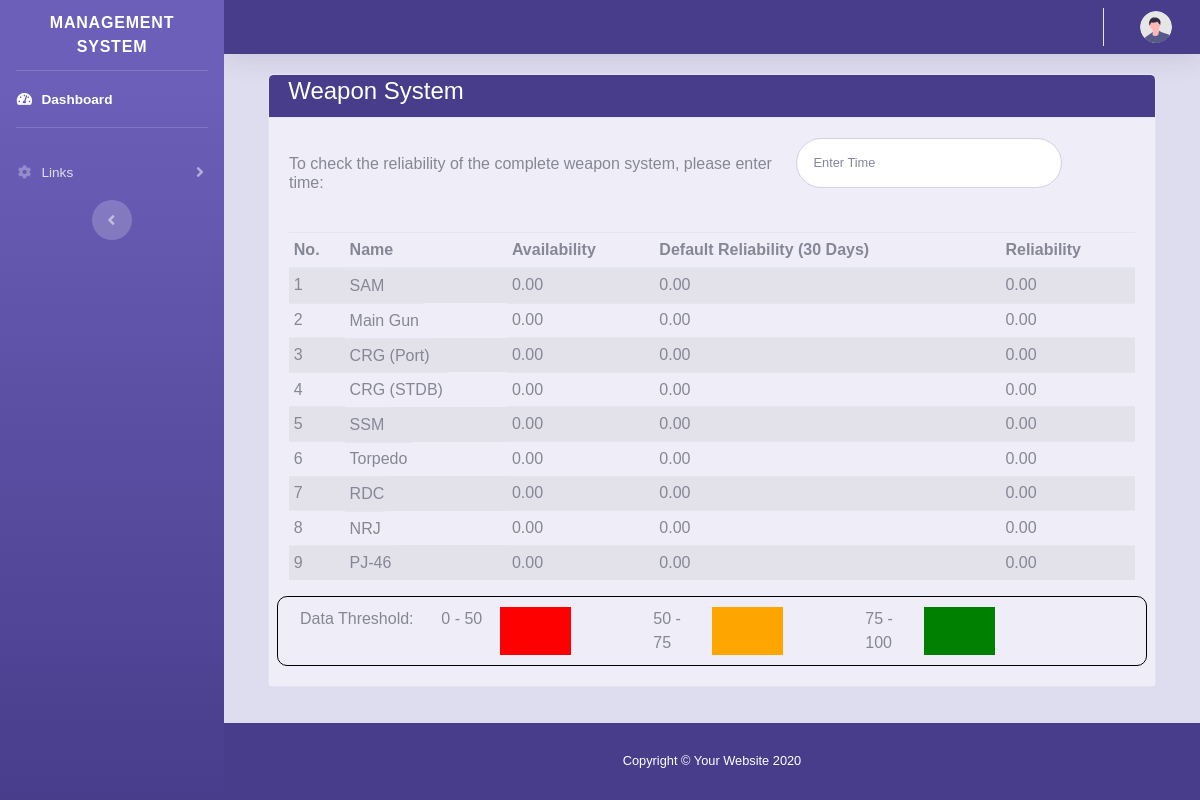
The page /WEO on the database as committed earlier.
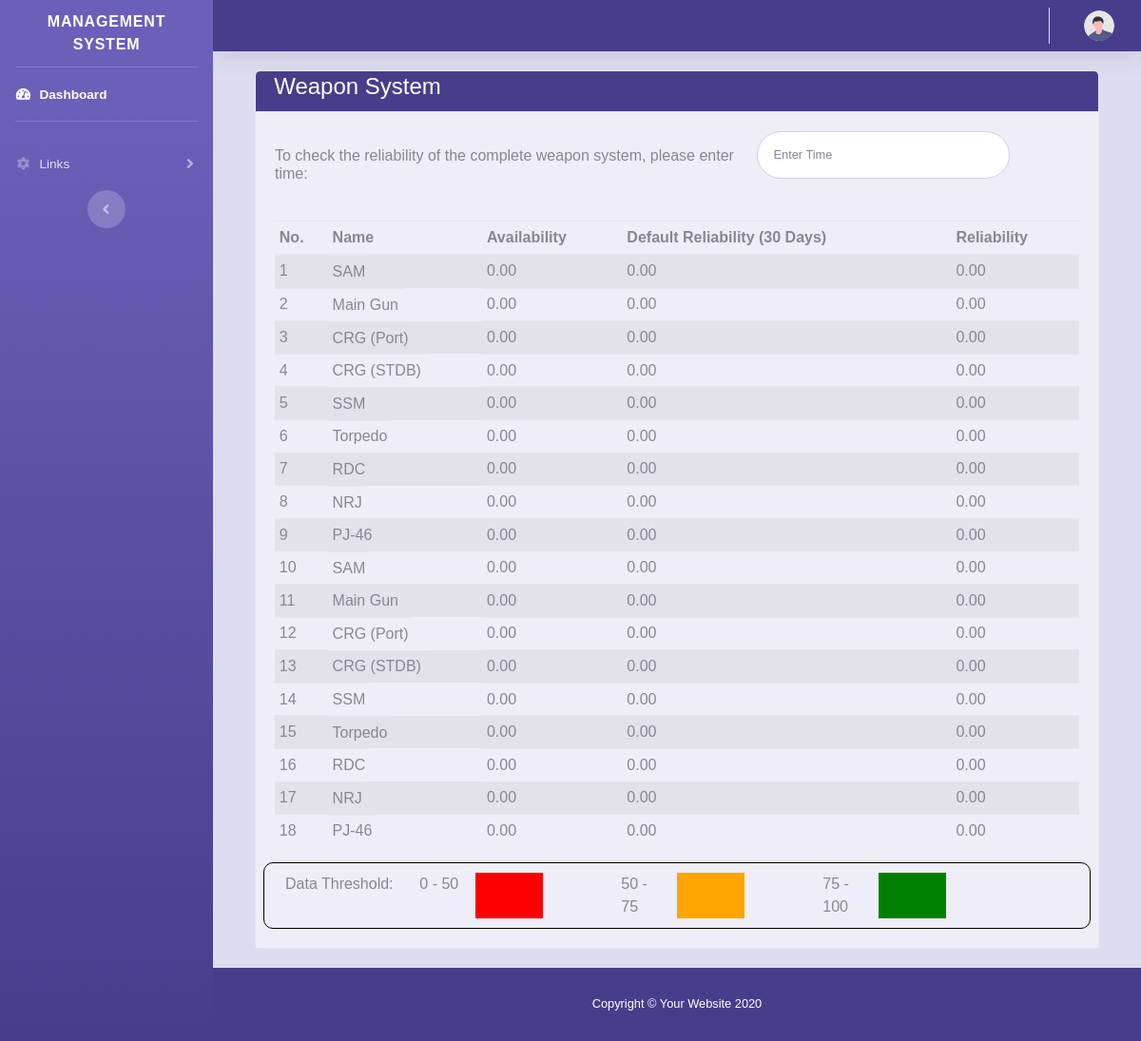
The same page on the database as committed later.
### tables this page shows
CREATE TABLE `controller_data` (
  `ID` bigint(20) NOT NULL,
  `Controller_type` varchar(30) NOT NULL,
  `Controller_Name` varchar(30) NOT NULL,
  `Controller_Code` varchar(30),
  `Ship_ID` bigint(20),
  `ESWB` varchar(30) NOT NULL,
  `Includes` varchar(50) DEFAULT NULL,
  `Not_Includes` varchar(50) DEFAULT NULL,
  `Associated_Equipment` varchar(50) DEFAULT NULL,
  `MTBF` decimal(8,2) DEFAULT NULL,
  `MTTR` decimal(8,2) DEFAULT NULL,
  `Availability` decimal(8,2) DEFAULT NULL,
  `Reliability` decimal(8,2) DEFAULT NULL,
  `Default_Reliability` decimal(8,2) DEFAULT 0.00,
  `Comission_date` date DEFAULT NULL,
  `Total_Equipped` int
);

### application/controllers/WEO.php (called while the page is built, shortened)
<?php if (!defined('BASEPATH')) exit('No direct script access allowed');
class WEO extends CI_Controller
{
    public function index($weapon = NULL)
    {
        $data['controller_data'] = $this->db->where('Controller_type', 'Weapon')->get('controller_data')->result_array();
        $this->load->view('weo/weo', $data);
    }
}

### index.php (called while the page is built, shortened)
<?php
require_once BASEPATH.'core/CodeIgniter.php';

### application/views/weo/weo.php (the view, shortened to what this page needs)
<div class="container">
    <div class="card-body">
        <div class="row">
            <div class="col-lg-12">
                <div class="card">
                    <div class="card-header bg-custom1 ">
                        <h1 class="h4 text-white">Weapon System</h1>
                    </div>
                    <div class="card-body bg-custom3">
                        <form class="user" role="form" id="update_form" method="post" action="">
                            <div class="form-group row ">
                                <div class="col-sm-7 my-3">
                                    <h6>To check the reliability of the complete weapon system, please enter time:</h6>
                                </div>
                                <div class="col-sm-4 mb-1">
                                    <input type="text" class="form-control form-control-user" name="time" id="system_time" placeholder="Enter Time">
                                </div>
                            </div>
                            <div id="table_div">
                                <?php if (isset($controller_data)) {
                                    if (count($controller_data) > 0) { ?>
                                        <table id="datatable" class="table table-sm table-striped bg-custom3">
                                            <thead>
                                                <tr>
                                                    <th scope="col">No.</th>
                                                    <th scope="col">Name</th>
                                                    <th scope="col">Availability</th>
                                                    <th scope="col">Default Reliability (30 Days)</th>
                                                    <th scope="col">Reliability</th>
                                                </tr>
                                            </thead>
                                            <tbody id="table_rows">
                                                <?php $count = 0;
                                                foreach ($controller_data as $data) { ?>
                                                    <tr>
                                                        <td scope="row"><?= ++$count; ?></td>
                                                        <td type="button" scope="row" id="weapon_name<?= $count ?>" value="<?= $data['Controller_Name']; ?>" data-toggle="modal" data-target="#<?= $data['Controller_Code']; ?>"><?= $data['Controller_Name']; ?></td>
                                                        <td scope="row" id="avail<?= $count ?>"><?= $data['Availability']; ?></td>
                                                        <td scope="row" id="reldefault<?= $count ?>"><?= $data['Default_Reliability']; ?></td>
                                                        <td scope="row" id="rel<?= $count ?>"><?= $data['Reliability']; ?></td>
                                                    </tr>
                                                <?php } ?>
                                            </tbody>
                                        </table>
                                    <?php } else { ?>
                                        <div class="card-header">
                                            <h1 class="h4 text-gray-900">No records Available</h1>
                                        </div>
                                    <?php }
                                } else { ?>
                                    <a> No Record Available. </a>
                                <?php  } ?>
                            </div>
                            <div class="row" style="border:1px solid black;padding:10px; border-radius:10px;">
                                <div class="col-lg-2">Data Threshold:</div>
                                <div class="col-lg-1">0 - 50 </div>
                                <div class="col-lg-1" style="background:#ff0000;"></div>
                                <div class="col-lg-1"> </div>
                                <div class="col-lg-1">50 - 75</div>
                                <div class="col-lg-1" style="background:#ffa500;"></div>
                                <div class="col-lg-1"> </div>
                                <div class="col-lg-1">75 - 100</div>
                                <div class="col-lg-1" style="background:#008000;"></div>
                                <div class="col-lg-1"> </div>
                            </div>
                        </form>
                    </div>
                </div>
            </div>
        </div>
    </div>
</div>
</div>

Rows that differ between the two databases and show on the page:
added controller_data: Controller_Name "SAM", Availability "0.00", Default_Reliability "0.00", Reliability "0.00"
added controller_data: Controller_Name "Main Gun", Availability "0.00", Default_Reliability "0.00", Reliability "0.00"
added controller_data: Controller_Name "CRG (Port)", Availability "0.00", Default_Reliability "0.00", Reliability "0.00"
added controller_data: Controller_Name "CRG (STDB)", Availability "0.00", Default_Reliability "0.00", Reliability "0.00"
added controller_data: Controller_Name "SSM", Availability "0.00", Default_Reliability "0.00", Reliability "0.00"
added controller_data: Controller_Name "Torpedo", Availability "0.00", Default_Reliability "0.00", Reliability "0.00"
added controller_data: Controller_Name "RDC", Availability "0.00", Default_Reliability "0.00", Reliability "0.00"
added controller_data: Controller_Name "NRJ", Availability "0.00", Default_Reliability "0.00", Reliability "0.00"
added controller_data: Controller_Name "PJ-46", Availability "0.00", Default_Reliability "0.00", Reliability "0.00"
